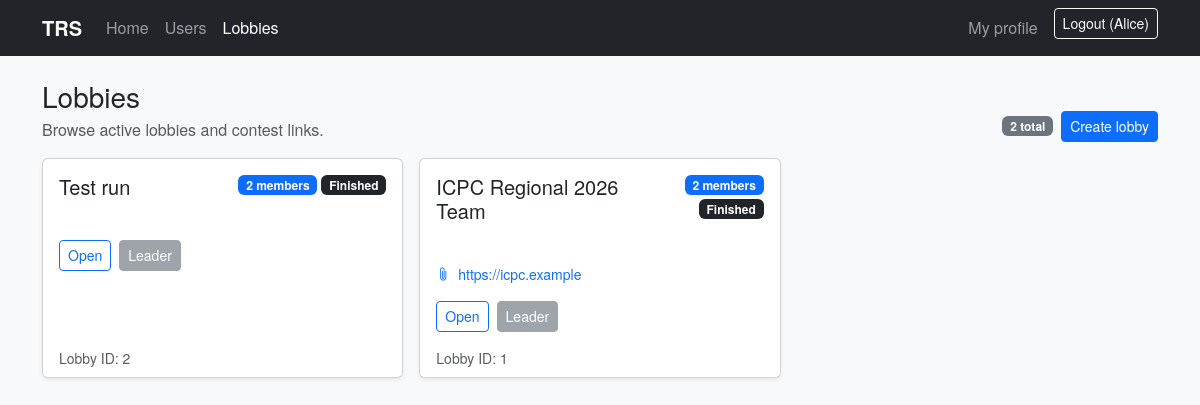
The page /lobbies (signed in) on the database its author committed.
### models.py (models this page shows, shortened)
class User(db.Model):
    id = db.Column(db.Integer, primary_key=True)
    name = db.Column(db.String(120), nullable=False)
    major = db.Column(db.String(120))
    year = db.Column(db.String(50))
    bio = db.Column(db.String(1000))
    contact = db.Column(db.String(500))
    phone = db.Column(db.String(80))
    email = db.Column(db.String(200))
    created_at = db.Column(db.DateTime, default=datetime.utcnow)

class Lobby(db.Model):
    id = db.Column(db.Integer, primary_key=True)
    title = db.Column(db.String(200), nullable=False)
    contest_link = db.Column(db.String(500))
    leader_id = db.Column(db.Integer)
    finished = db.Column(db.Boolean, default=False)
    finished_at = db.Column(db.DateTime)
    created_at = db.Column(db.DateTime, default=datetime.utcnow)
    def to_dict(self):
        return {
            'id': self.id,
            'title': self.title,
            'contest_link': self.contest_link,
            'leader_id': self.leader_id,
            'finished': self.finished,
            'finished_at': self.finished_at.isoformat() if self.finished_at else None,
        }
    teams = db.relationship('Team', backref='lobby', cascade='all, delete-orphan')

### app.py (the view)
@app.route('/lobbies')
def lobbies_page():
    from models import Lobby, Team
    qs = Lobby.query.order_by(Lobby.created_at.desc()).all()
    lobbies = []
    viewer = get_current_user()
    for q in qs:
        team = Team.query.filter_by(lobby_id=q.id).first()
        participant_count = len(team.members) if team else 0
        d = q.to_dict()
        d['participant_count'] = participant_count
        d['team_locked'] = bool(team.locked) if team else False
        role = None
        if viewer:
            if q.leader_id and viewer.id == q.leader_id:
                role = 'Leader'
            elif team and any(tm.user_id == viewer.id for tm in team.members):
                role = 'Member'
        d['role'] = role
        lobbies.append(d)
    return render_template('lobbies.html', lobbies=lobbies)

### app.py (called while the page is built)
def get_current_user():
    from models import User
    user_id = session.get('user_id')
    if not user_id:
        return None
    return User.query.get(user_id)

@app.context_processor
def inject_current_user():
    return {'current_user': get_current_user()}

### templates/lobbies.html (shortened to what this page needs)
{% extends 'base.html' %}
{% block content %}
  <div class="d-flex align-items-end justify-content-between gap-3 mb-3">
    <div>
      <h1 class="h3 mb-1">Lobbies</h1>
      <div class="text-muted">Browse active lobbies and contest links.</div>
    </div>
    <div class="d-flex align-items-center gap-2">
      <span class="badge text-bg-secondary">{{ lobbies|length }} total</span>
      {% if current_user %}
        <a class="btn btn-sm btn-primary" href="{{ url_for('create_lobby_page') }}">Create lobby</a>
      {% endif %}
    </div>
  </div>
  <div class="row g-3">
    {% for lobby in lobbies %}
      <div class="col-md-6 col-lg-4">
        <div class="card h-100 shadow-sm">
          <div class="card-body">
            <div class="d-flex justify-content-between align-items-start gap-2">
              <h5 class="card-title mb-1">{{ lobby.title }}</h5>
              <div class="d-flex gap-1 flex-wrap justify-content-end">
                <span class="badge text-bg-primary">{{ lobby.participant_count }} members</span>
                {% if lobby.finished %}
                  <span class="badge text-bg-dark">Finished</span>
                {% endif %}
              </div>
            </div>
            <div class="text-muted small mb-3">&nbsp;</div>
            {% if lobby.contest_link %}
              <div class="small">
                <a class="text-decoration-none" href="{{ lobby.contest_link }}" target="_blank" rel="noopener noreferrer">
                  <i class="bi bi-paperclip me-1" aria-hidden="true"></i>
                  <span>{{ lobby.contest_link }}</span>
                </a>
              </div>
            {% endif %}
            <div class="mt-3 d-flex gap-2 flex-wrap">
              <a class="btn btn-sm btn-outline-primary" href="{{ url_for('lobby_detail', lobby_id=lobby.id) }}">Open</a>
              {% if current_user %}
                {% if lobby.role %}
                  <button class="btn btn-sm btn-secondary" type="button" disabled>{{ lobby.role }}</button>
                {% elif (not lobby.finished) and (not lobby.team_locked) %}
                  <form method="post" action="{{ url_for('join_lobby_page', lobby_id=lobby.id) }}">
                    <button class="btn btn-sm btn-outline-secondary" type="submit">Join</button>
                  </form>
                {% endif %}
              {% endif %}
            </div>
          </div>
          <div class="card-footer bg-white border-top-0 pt-0">
            <div class="small text-muted">Lobby ID: {{ lobby.id }}</div>
          </div>
        </div>
      </div>
    {% else %}
      <div class="col-12">
        <div class="alert alert-secondary mb-0">No lobbies found. Run the seed script to populate the DB.</div>
      </div>
    {% endfor %}
  </div>
{% endblock %}

### templates/base.html (shortened to what this page needs)
<!doctype html>
<html lang="en">
  <head>
    <link href="https://cdn.jsdelivr.net/npm/bootstrap@5.3.3/dist/css/bootstrap.min.css" rel="stylesheet">
    <link rel="stylesheet" href="https://cdn.jsdelivr.net/npm/bootstrap-icons@1.11.3/font/bootstrap-icons.min.css">
    <link rel="stylesheet" href="{{ url_for('static', filename='main.css') }}">
  </head>
  <body class="bg-light">
    <nav class="navbar navbar-expand-lg navbar-dark bg-dark">
      <div class="container">
        <a class="navbar-brand fw-semibold" href="{{ url_for('index') }}">TRS</a>
        <div class="collapse navbar-collapse" id="navbarMain">
          <ul class="navbar-nav me-auto mb-2 mb-lg-0">
            <li class="nav-item">
              <a class="nav-link {% if request.path == '/' %}active{% endif %}" href="{{ url_for('index') }}">Home</a>
            </li>
            <li class="nav-item">
              <a class="nav-link {% if request.path.startswith('/users') %}active{% endif %}" href="{{ url_for('users_page') }}">Users</a>
            </li>
            <li class="nav-item">
              <a class="nav-link {% if request.path.startswith('/lobbies') %}active{% endif %}" href="{{ url_for('lobbies_page') }}">Lobbies</a>
            </li>
          </ul>
          <ul class="navbar-nav ms-auto mb-2 mb-lg-0">
            {% if current_user %}
              <li class="nav-item">
                <a class="nav-link {% if request.path == '/me' %}active{% endif %}" href="{{ url_for('me') }}">My profile</a>
              </li>
              <li class="nav-item ms-lg-2">
                <form class="d-flex" method="post" action="{{ url_for('logout') }}">
                  <button class="btn btn-sm btn-outline-light" type="submit">Logout ({{ current_user.name }})</button>
                </form>
              </li>
            {% else %}
              <li class="nav-item ms-lg-2">
                <a class="btn btn-sm btn-primary" href="{{ url_for('login') }}">Login</a>
              </li>
            {% endif %}
          </ul>
        </div>
      </div>
    </nav>
    <main class="container py-4">
      {% block content %}{% endblock %}
    </main>
  </body>
</html>

### static/main.css (style rules this page uses)
body { font-family: 'Helvetica Neue', 'Helvetica', 'Arial', system-ui; }

### rows shown on the page
User: name "Alice"
Lobby: title "Test run", participant_count "2", role "Leader", id "2"
Lobby: title "ICPC Regional 2026 Team", participant_count "2", contest_link "https://icpc.example", role "Leader", id "1"

### other values the page prints
{{ lobbies|length }} "2"
